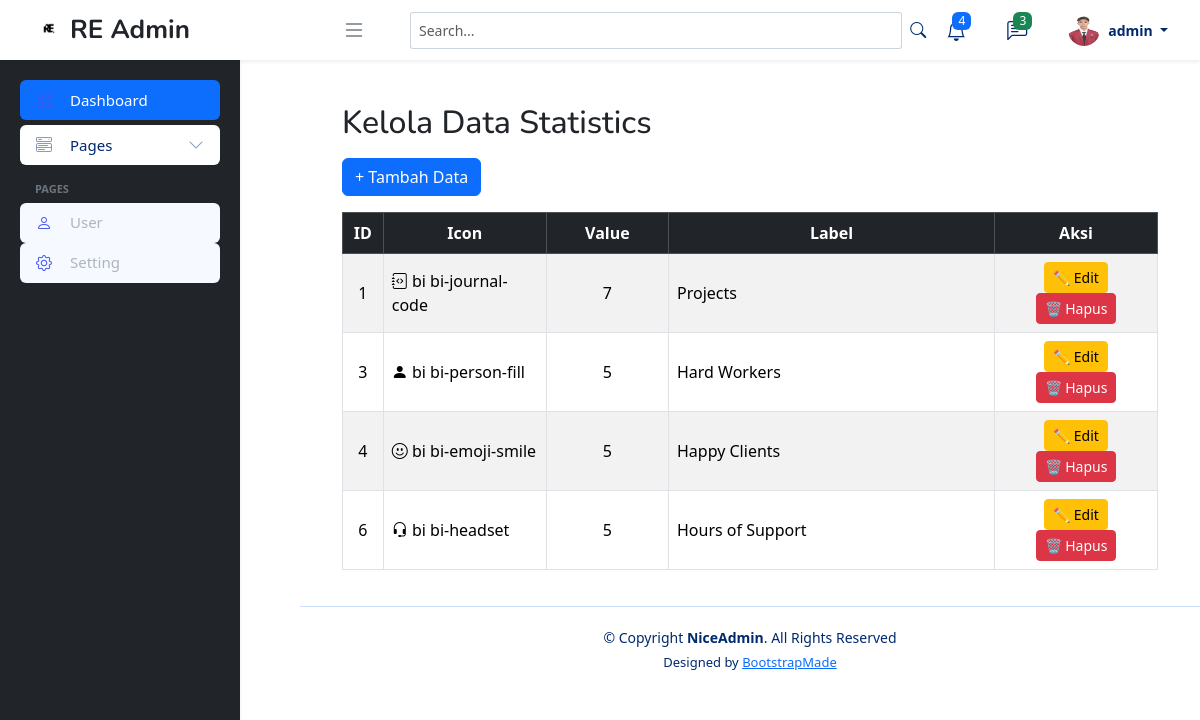
The app's page /admin/home.php?page=statistics (signed in), older data.
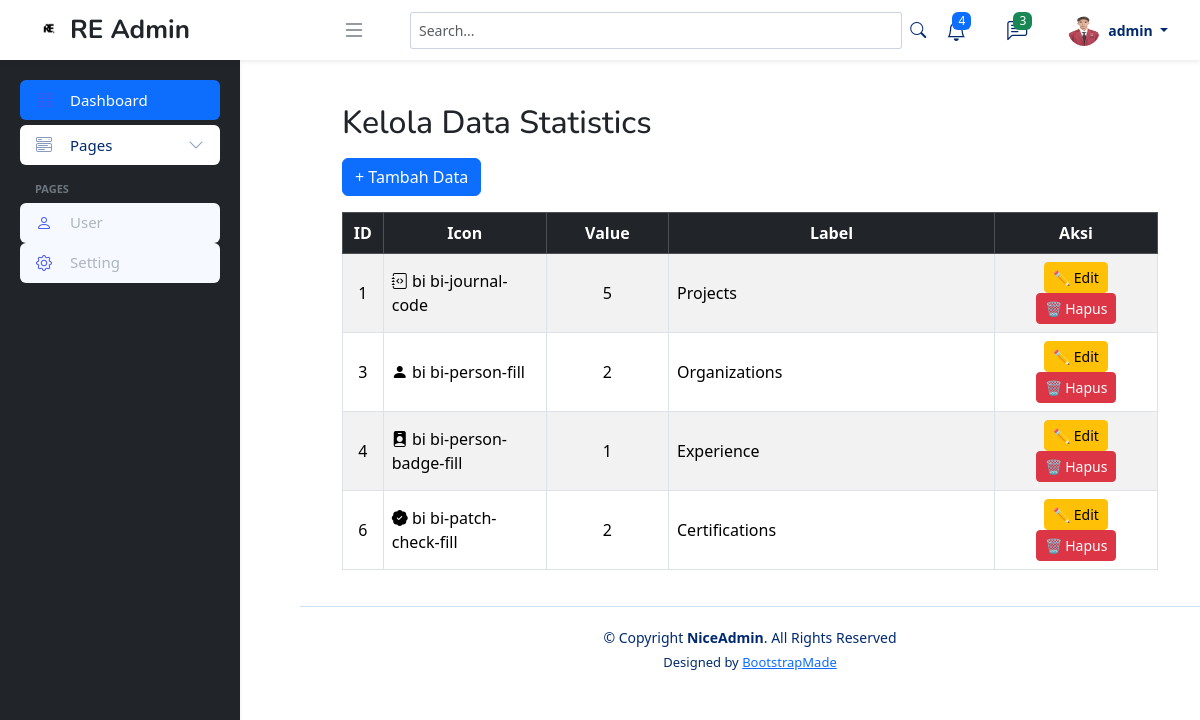
The same page, newer data.
### tables this page shows
CREATE TABLE `statistics` (
  `id` int(11) NOT NULL,
  `icon` varchar(100) DEFAULT NULL,
  `value` int(11) DEFAULT NULL,
  `label` varchar(255) DEFAULT NULL
);

### admin/content/statistics.php (the view, shortened to what this page needs)
<?php
include 'koneksi.php';
$result = mysqli_query($koneksi, "SELECT * FROM statistics ORDER BY id ASC");
?>
<!DOCTYPE html>
<html>
<head>
    <link rel="stylesheet" href="https://cdn.jsdelivr.net/npm/bootstrap@5.3.3/dist/css/bootstrap.min.css">
</head>
<body>
    <div class="container mt-4">
        <h2 class="mb-3">Kelola Data Statistics</h2>
        <a href="?page=tambah-statistics" class="btn btn-primary mb-3">+ Tambah Data</a>
        <div class="table-responsive">
            <table class="table table-bordered table-striped align-middle">
                <thead class="table-dark text-center">
                    <tr>
                        <th width="5%">ID</th>
                        <th width="20%">Icon</th>
                        <th width="15%">Value</th>
                        <th>Label</th>
                        <th width="20%">Aksi</th>
                    </tr>
                </thead>
                <tbody>
                    <?php if (mysqli_num_rows($result) > 0): ?>
                        <?php while ($row = mysqli_fetch_assoc($result)) : ?>
                            <tr>
                                <td class="text-center"><?= $row['id'] ?></td>
                                <td><i class="<?= htmlspecialchars($row['icon']) ?>"></i> <?= htmlspecialchars($row['icon']) ?></td>
                                <td class="text-center"><?= $row['value'] ?></td>
                                <td><?= htmlspecialchars($row['label']) ?></td>
                                <td class="text-center">
                                    <a href="?page=tambah-statistics&edit=<?= $row['id'] ?>" class="btn btn-warning btn-sm">✏ Edit</a>
                                    <a href="?page=statistics&delete=<?= $row['id'] ?>" class="btn btn-danger btn-sm"
                                        onclick="return confirm('Yakin hapus data ini?')">🗑 Hapus</a>
                                </td>
                            </tr>
                        <?php endwhile; ?>
                    <?php else: ?>
                        <tr>
                            <td colspan="5" class="text-center">Belum ada data.</td>
                        </tr>
                    <?php endif; ?>
                </tbody>
            </table>
        </div>
    </div>
</body>
</html>

### admin/home.php (shortened to what this page needs)
<!DOCTYPE html>
<html lang="en">
<head>
  <?php include 'inc/css.php' ?>
</head>
<body>
  <?php include 'inc/header.php' ?>
  <?php include 'inc/sidebar.php' ?>
  <main id="main" class="main">
    <?php
    if (isset($_GET['page'])) {
      if (file_exists("content/" . $_GET['page'] . ".php")) {
        include 'content/' . $_GET['page'] . '.php';
      } else {
        include 'content/notfound.php';
      }
    } else {
      include 'content/dashboard.php';
    }
    ?>
  </main>
  <?php include 'inc/footer.php' ?>
</body>
</html>

### admin/inc/css.php (shortened to what this page needs)
<link href="assets/vendor/bootstrap/css/bootstrap.min.css" rel="stylesheet">
<link href="assets/vendor/bootstrap-icons/bootstrap-icons.css" rel="stylesheet">
<link href="assets/vendor/boxicons/css/boxicons.min.css" rel="stylesheet">
<link href="assets/vendor/quill/quill.snow.css" rel="stylesheet">
<link href="assets/vendor/quill/quill.bubble.css" rel="stylesheet">
<link href="assets/vendor/remixicon/remixicon.css" rel="stylesheet">
<link href="assets/vendor/simple-datatables/style.css" rel="stylesheet">
<link href="assets/css/style.css" rel="stylesheet">

### admin/inc/header.php (shortened to what this page needs)
<header id="header" class="header fixed-top d-flex align-items-center bg-white shadow-sm">
  <div class="d-flex align-items-center justify-content-between w-100 px-3">
    <a href="index.php" class="logo d-flex align-items-center text-decoration-none">
      <img src="../assets/img/favicon.ico" alt="Logo" class="me-2" style="height:32px;">
      <span class="d-none d-lg-block fw-bold text-dark">RE Admin</span>
    </a>
    <i class="bi bi-list toggle-sidebar-btn ms-3 fs-4 text-secondary"></i>
    <div class="search-bar ms-4 flex-grow-1 d-none d-md-block">
      <form class="search-form d-flex align-items-center" method="POST" action="#">
        <input type="text" name="query" class="form-control" placeholder="Search..." title="Enter search keyword">
        <button type="submit" class="btn btn-light ms-2"><i class="bi bi-search"></i></button>
      </form>
    </div>
    <nav class="header-nav ms-auto">
      <ul class="d-flex align-items-center list-unstyled mb-0">
        <li class="nav-item dropdown me-3">
          <a class="nav-link nav-icon" href="#" data-bs-toggle="dropdown">
            <i class="bi bi-bell fs-5"></i>
            <span class="badge bg-primary badge-number">4</span>
          </a>
        </li>
        <li class="nav-item dropdown me-3">
          <a class="nav-link nav-icon" href="#" data-bs-toggle="dropdown">
            <i class="bi bi-chat-left-text fs-5"></i>
            <span class="badge bg-success badge-number">3</span>
          </a>
        </li>
        <li class="nav-item dropdown pe-3">
          <a class="nav-link nav-profile d-flex align-items-center" href="#" data-bs-toggle="dropdown">
            <img src="../assets/img/raihanelsar.png" alt="Profile" class="rounded-circle" width="32" height="32">
            <span class="d-none d-md-block dropdown-toggle ps-2">
              <?php echo isset($_SESSION['NAME']) ? $_SESSION['NAME'] : 'Guest'; ?>
            </span>
          </a>
        </li>
      </ul>
    </nav>
  </div>
</header>

### admin/inc/sidebar.php (shortened to what this page needs)
<aside id="sidebar" class="sidebar bg-dark text-white vh-100 shadow-sm">
  <ul class="sidebar-nav list-unstyled" id="sidebar-nav">
    <li class="nav-item">
      <a href="?page=dashboard" class="nav-link d-flex align-items-center gap-2 px-3 py-2 rounded active">
        <i class="bi bi-grid"></i><span>Dashboard</span>
      </a>
    </li>
    <li class="nav-item">
      <a class="nav-link collapsed d-flex align-items-center gap-2 px-3 py-2 rounded"
         data-bs-toggle="collapse" href="#components-nav" aria-expanded="false">
        <i class="bi bi-menu-button-wide"></i><span>Pages</span>
        <i class="bi bi-chevron-down ms-auto toggle-icon"></i>
      </a>
    </li>
    <li class="nav-heading text-uppercase small fw-bold text-secondary mt-3">Pages</li>
    <li><a href="?page=user" class="nav-link d-flex align-items-center gap-2 px-3 py-2 rounded"><i class="bi bi-person"></i>User</a></li>
    <li><a href="?page=setting" class="nav-link d-flex align-items-center gap-2 px-3 py-2 rounded"><i class="bi bi-gear"></i>Setting</a></li>
  </ul>
</aside>

### admin/inc/footer.php
<footer id="footer" class="footer">
  <div class="copyright">
    &copy; Copyright <strong><span>NiceAdmin</span></strong>. All Rights Reserved
  </div>
  <div class="credits">
    Designed by <a href="https://bootstrapmade.com/">BootstrapMade</a>
  </div>
</footer>

### admin/assets/css/style.css (style rules this page uses)
:root { scroll-behavior: smooth; }
body { font-family: "Open Sans", sans-serif; background: #f6f9ff; color: #444444; }
a { color: #4154f1; text-decoration: none; }
h1, h2, h3, h4, h5, h6 { font-family: "Nunito", sans-serif; }
#main { margin-top: 60px; padding: 20px 30px; transition: all 0.3s; }
.logo { line-height: 1; }
@media (min-width: 1200px) { .logo { width: 280px; } }
.logo img { max-height: 26px; margin-right: 6px; }
.logo span { font-size: 26px; font-weight: 700; color: #012970; font-family: "Nunito", sans-serif; }
.header { transition: all 0.5s; z-index: 997; height: 60px; box-shadow: 0px 2px 20px rgba(1, 41, 112, 0.1); background-color: #fff; padding-left: 20px; }
.header .toggle-sidebar-btn { font-size: 32px; padding-left: 10px; cursor: pointer; color: #012970; }
.header .search-bar { min-width: 360px; padding: 0 20px; }
.header .search-form { width: 100%; }
.header .search-form input { border: 0; font-size: 14px; color: #012970; border: 1px solid rgba(1, 41, 112, 0.2); padding: 7px 38px 7px 8px; border-radius: 3px; transition: 0.3s; width: 100%; }
.header .search-form button { border: 0; padding: 0; margin-left: -30px; background: none; }
.header .search-form button i { color: #012970; }
.header-nav ul { list-style: none; }
.header-nav>ul { margin: 0; padding: 0; }
.header-nav .nav-icon { font-size: 22px; color: #012970; margin-right: 25px; position: relative; }
.header-nav .nav-profile { color: #012970; }
.header-nav .nav-profile img { max-height: 36px; }
.header-nav .nav-profile span { font-size: 14px; font-weight: 600; }
.header-nav .badge-number { position: absolute; inset: -2px -5px auto auto; font-weight: normal; font-size: 12px; padding: 3px 6px; }
.sidebar { position: fixed; top: 60px; left: 0; bottom: 0; width: 300px; z-index: 996; transition: all 0.3s; padding: 20px; overflow-y: auto; scrollbar-width: thin; scrollbar-color: #aab7cf transparent; box-shadow: 0px 0px 20px rgba(1, 41, 112, 0.1); background-color: #fff; }
@media (min-width: 1200px) { #main, #footer { margin-left: 300px; } }
.sidebar-nav { padding: 0; margin: 0; list-style: none; }
.sidebar-nav li { padding: 0; margin: 0; list-style: none; }
.sidebar-nav .nav-item { margin-bottom: 5px; }
.sidebar-nav .nav-heading { font-size: 11px; text-transform: uppercase; color: #899bbd; font-weight: 600; margin: 10px 0 5px 15px; }
.sidebar-nav .nav-link { display: flex; align-items: center; font-size: 15px; font-weight: 600; color: #4154f1; transition: 0.3; background: #f6f9ff; padding: 10px 15px; border-radius: 4px; }
.sidebar-nav .nav-link i { font-size: 16px; margin-right: 10px; color: #4154f1; }
.sidebar-nav .nav-link.collapsed { color: #012970; background: #fff; }
.sidebar-nav .nav-link.collapsed i { color: #899bbd; }
.sidebar-nav .nav-link .bi-chevron-down { margin-right: 0; transition: transform 0.2s ease-in-out; }
.footer { padding: 20px 0; font-size: 14px; transition: all 0.3s; border-top: 1px solid #cddfff; }
.footer .copyright { text-align: center; color: #012970; }
.footer .credits { padding-top: 5px; text-align: center; font-size: 13px; color: #012970; }

### admin/inc/sidebar.php (style rules this page uses)
.sidebar { width: 240px; position: fixed; top: 60px; left: 0; overflow-y: auto; transition: all 0.3s; }
.sidebar .nav-link { color: #adb5bd; font-weight: 500; transition: all 0.3s; }
.sidebar .nav-link:hover, .sidebar .nav-link.active { background: #0d6efd; color: #fff; }
.toggle-icon { transition: transform 0.3s; }

Row changes from the older to the newer data that the page shows:
changed statistics "bi bi-journal-code": value "7" → "5"
changed statistics "bi bi-person-fill": value "5" → "2"; label "Hard Workers" → "Organizations"
changed statistics id 4: icon "bi bi-emoji-smile" → "bi bi-person-badge-fill"; value "5" → "1"; label "Happy Clients" → "Experience"
changed statistics id 6: icon "bi bi-headset" → "bi bi-patch-check-fill"; value "5" → "2"; label "Hours of Support" → "Certifications"
